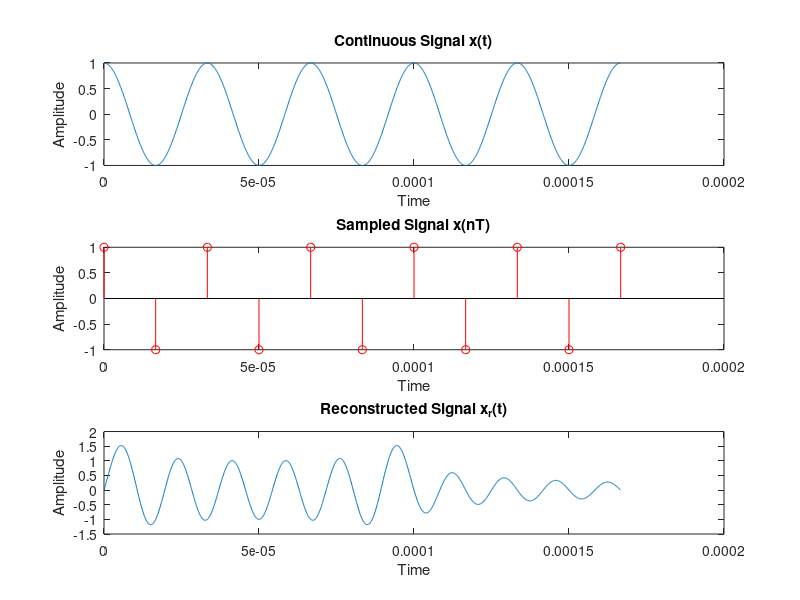

Write the MATLAB code that produced this figure.
clear; clc;
 
 f = 30e3;
 fs = 2 * f;
 Ts = 1/fs;
 t1 = 0:1e-7:5/f;
 x1 = cos(2 * pi * f * t1);
 
 t2 = 0:Ts:5/f;
 x2 = cos(2 * pi * f * t2);
 
 xr = zeros(size(t1));
 for i = 1:length(t1)
     for j = 1:length(x2)
         xr(i) = xr(i) + x2(j) * sinc(2 * fs * t1(i) - j);
     end
 end
 
 % Plot the original continuous signal
 subplot(3, 1, 1);
 plot(t1, x1);
 title('Continuous Signal x(t)');
 xlabel('Time');
 ylabel('Amplitude');
 
 % Plot the sampled signal
 subplot(3, 1, 2);
 stem(t2, x2, 'r');
 title('Sampled Signal x(nT)');
 xlabel('Time');
 ylabel('Amplitude');
 
 % Plot the reconstructed signal
 subplot(3, 1, 3);
 plot(t1, xr);
 title('Reconstructed Signal x_r(t)');
 xlabel('Time');
 ylabel('Amplitude');
